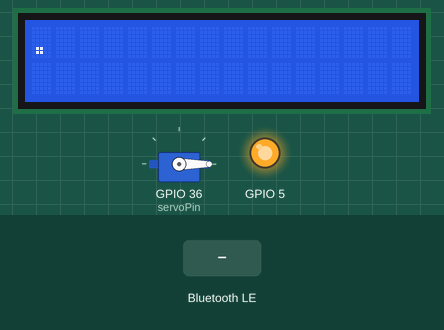
Recording of a sketch running on a simulated ESP32. Parts: servo, 16×2 character LCD, output pins drawn as LEDs (lit = HIGH). Wiring (inferred from the names in the program): shift register (74HC595): data GPIO 33; shift clock GPIO 27; latch GPIO 32. Wiring (inferred from the signals the program sends): character LCD (HD44780): RS Q1; E Q3; data Q0, Q2, Q4, Q6. The test bench sets the inputs (shaded band). Nothing arrives over Bluetooth unless stated; a phone connects over Bluetooth LE 3 s after start; pins used as bus, display or sensor lines are not drawn; what the sketch prints to the serial monitor is not drawn.

Above: at 1.3 s.
1.4 s: Bluetooth LE write "0" received
At 18.1 s:
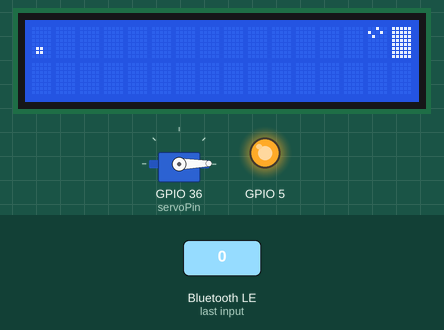
Timing chart, 0 to 19.4 s (numbered marks = the images above; inputs shaded):
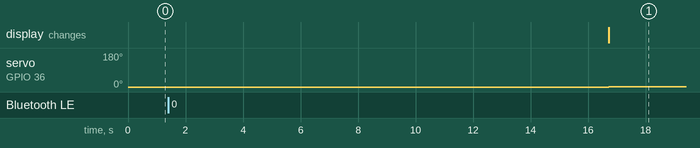

The sketch:

facemask-esp32.ino
```cpp
#include "images.h"
#include <ESP32Servo.h>
#include <BLEDevice.h>
#include <BLEUtils.h>
#include <BLEServer.h>
#include <Wire.h>
#include <Adafruit_MLX90614.h>

#define uS_TO_S_FACTOR 1000000 /* Conversion factor for micro seconds to seconds */
#define TIME_TO_SLEEP 60 /* Time ESP32 will go to sleep (in seconds) */

// Define digital pins

#define SERVICE_UUID        "91e8811b-184e-4f7f-bf3e-c834af88d46f"
#define CHARACTERISTIC_UUID "7325577d-a662-4789-bc62-24dfb14e5759"

#define PIN_RESET 14
#define PIN_SCE   32
#define PIN_DC    15
#define PIN_SDIN  33
#define PIN_SCLK  27

#define LCD_C     LOW
#define LCD_D     HIGH

// Bounds of the display

#define LCD_X     84
#define LCD_Y     48


Adafruit_MLX90614 mlx = Adafruit_MLX90614();

float correlation(float amb, float skin) {
  if (skin > 27 && skin < 36) {
    float realTemp = 0.71429 * skin - 0.35714 * amb + 23.14286;
    return realTemp;
  }
  return skin;
}

Servo myservo;
int servoPin = A0;
bool deviceConnected = false;
BLEServer* pServer = NULL;

void LcdBitmap(char my_array[]);

class MyServerCallbacks: public BLEServerCallbacks {
    void onConnect(BLEServer* pServer) {
      deviceConnected = true;
      BLEDevice::startAdvertising();
    };

    void onDisconnect(BLEServer* pServer) {
      deviceConnected = false;
    }
};

class MyCallbacks: public BLECharacteristicCallbacks {
    void onWrite(BLECharacteristic *pCharacteristic) {
      String temp = pCharacteristic->getValue().c_str();
      Serial.println(" ");
      Serial.println(temp);
      if (temp == "0") {
        Serial.println("Facemask OFF");
        pCharacteristic->setValue("Hello From Dispenser 1");

        LcdBitmap(sam);
        for (int x = 0; x < 179; x++) {
          myservo.write(x);
          delay(20);
        }
        delay(8000);
        for (int x = 175; x > 0; --x) {
          myservo.write(x);
          delay(20);
        }
        pCharacteristic->setValue("Hello From Dispenser 1");
        LcdBitmap(main);
      }
      else if (temp == "1") {
        Serial.println("Facemask ON");
        pCharacteristic->setValue("Hello From Dispenser 1");
        LcdBitmap(teMps);
        int counter = 0;
        float acc = 0;
        bool flag = true;
        while(flag){
          float temp = correlation(mlx.readAmbientTempC(), mlx.readObjectTempC());
          delay(400);
          if (temp > 30)
          {
            temp = correlation(mlx.readAmbientTempC(), mlx.readObjectTempC());
            acc += temp;
            Serial.println(temp);
            if (counter > 8) {
              acc = acc / 10;
              flag=false;
            }
            counter++;
          }
        }
        Serial.println(acc);
        if ((acc) < 38) {
          LcdBitmap(wel);
          delay(10000);
          LcdBitmap(main);
        }
        else {
          LcdBitmap(nope);
          delay(10000);
          LcdBitmap(main);
        }
      }
      else {
        Serial.println("Main");
        pCharacteristic->setValue("Hello From Dispenser 1");
        LcdBitmap(main);
      }
      delay(500);
    }
};

void startBLE() {
  BLEDevice::init("Facemaskdispenser");
  pServer = BLEDevice::createServer();
  pServer->setCallbacks(new MyServerCallbacks());
  BLEService *pService = pServer->createService(SERVICE_UUID);
  BLECharacteristic *pCharacteristic = pService->createCharacteristic(
                                         CHARACTERISTIC_UUID,
                                         BLECharacteristic::PROPERTY_READ |
                                         BLECharacteristic::PROPERTY_WRITE
                                       );

  pCharacteristic->setValue("Hello From Dispenser 1");
  pCharacteristic->setCallbacks(new MyCallbacks());
  pService->start();
  // BLEAdvertising *pAdvertising = pServer->getAdvertising();  // this still is working for backward compatibility
  BLEAdvertising *pAdvertising = BLEDevice::getAdvertising();
  pAdvertising->addServiceUUID(SERVICE_UUID);
  pAdvertising->setScanResponse(true);
  pAdvertising->setMinPreferred(0x06);  // functions that help with iPhone connections issue
  pAdvertising->setMinPreferred(0x12);
  BLEDevice::startAdvertising();
}

void LcdClear(void)
{
  for (int index = 0; index < LCD_X * LCD_Y / 8; index++)
  {
    LcdWrite(LCD_D, 0x00);
  }
}

void LcdInitialise(void)
{
  pinMode(PIN_SCE, OUTPUT);
  pinMode(PIN_RESET, OUTPUT);
  pinMode(PIN_DC, OUTPUT);
  pinMode(PIN_SDIN, OUTPUT);
  pinMode(PIN_SCLK, OUTPUT);
  digitalWrite(PIN_RESET, LOW);
  digitalWrite(PIN_RESET, HIGH);
  LcdWrite(LCD_C, 0x21 );  // LCD Extended Commands.
  LcdWrite(LCD_C, 0xB1 );  // Set LCD Vop (Contrast).
  LcdWrite(LCD_C, 0x04 );  // Set Temp coefficent. //0x04
  LcdWrite(LCD_C, 0x14 );  // LCD bias mode 1:48. //0x13
  LcdWrite(LCD_C, 0x0C );  // LCD in normal mode.
  LcdWrite(LCD_C, 0x20 );
  LcdWrite(LCD_C, 0x0C );
}

void gotoXY(int x, int y)
{
  LcdWrite( 0, 0x80 | x);  // Column.
  LcdWrite( 0, 0x40 | y);  // Row.

}
void LcdWrite(byte dc, byte data)
{
  digitalWrite(PIN_DC, dc);
  digitalWrite(PIN_SCE, LOW);
  shiftOut(PIN_SDIN, PIN_SCLK, MSBFIRST, data);
  digitalWrite(PIN_SCE, HIGH);
}

void LcdBitmap(char my_array[]) {
  LcdClear();
  for (int index = 0 ; index < (LCD_X * LCD_Y / 8) ; index++)
    LcdWrite(LCD_D, my_array[index]);
}

void setup(void)
{
  Serial.begin(9600);
  pinMode(5, OUTPUT);
  digitalWrite(5, LOW);
  ESP32PWM::allocateTimer(0);
  ESP32PWM::allocateTimer(1);
  ESP32PWM::allocateTimer(2);
  ESP32PWM::allocateTimer(3);
  myservo.setPeriodHertz(50);    // standard 50 hz servo
  myservo.attach(servoPin, 1000, 2000); // attaches the servo on pin 18 to the servo object
  myservo.write(0);
  LcdInitialise();
  LcdClear();
  gotoXY(0, 0);
  LcdBitmap(main);
  startBLE();
  mlx.begin();
  digitalWrite(5, HIGH);
  Serial.println("BLE OK");

}

void loop(void)
{
  delay(100);
}
```

Source omitted: images.h (data table, 15306 bytes)

Measured:
- after the input at 1.4 s, servo on GPIO 36 (servoPin): 0° → 1° after 15.3 s; the display: changes after 15.3 s (image 1)
